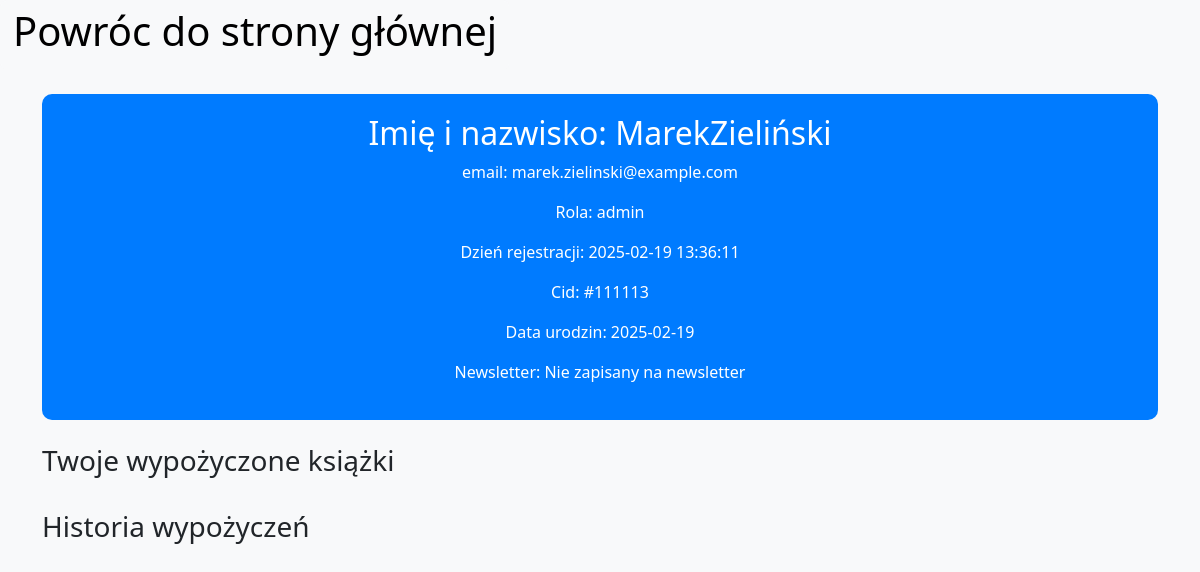
/pages/admin/manageUser.php?cid=#111113, run on the app's committed database.
### tables this page shows
CREATE TABLE IF NOT EXISTS `users` (
  `id` int(11) NOT NULL AUTO_INCREMENT,
  `first_name` varchar(100) NOT NULL,
  `last_name` varchar(100) NOT NULL,
  `email` varchar(100) NOT NULL,
  `password` varchar(255) NOT NULL,
  `role_id` int(11) NOT NULL,
  `registration_date` timestamp NULL DEFAULT current_timestamp(),
  `cid` varchar(20) NOT NULL,
  `birth_date` date DEFAULT NULL,
  `newsletter_announcer` tinyint(1) DEFAULT 0,
  PRIMARY KEY (`id`),
  UNIQUE KEY `email` (`email`),
  KEY `role_id` (`role_id`),
  CONSTRAINT `users_ibfk_1` FOREIGN KEY (`role_id`) REFERENCES `roles` (`id`)
);

### modules/admin/manageUser_modules.php (the view, shortened to what this page needs)
<?php
include $_SERVER['DOCUMENT_ROOT'] . '/SystemZarządzaniaBiblioteką/connect/connect_db.php';
    function userData(){
        global $conn;
        $query = "SELECT * FROM users WHERE cid = '".$_SESSION['cid']."'";
        $result = mysqli_query($conn, $query);
        if($row = mysqli_fetch_assoc($result)){
        if($row['role_id'] == '2'){
            $role = 'user';
        }else{
            $role = 'admin';
        }
        if($row['newsletter_announcer'] == '1'){
            $newsletter = 'Zapisany na newsletter';
        }else{
            $newsletter = 'Nie zapisany na newsletter';
        }
        $return = '
            <h2>Imię i nazwisko: '.$row['first_name'].$row['last_name'].'</h2>
            <p>email: '.$row['email'].'</p>
            <p>Rola: '.$role.'</p>
            <p>Dzień rejestracji: '.$row['registration_date'].'</p>
            <p>Cid: '.$row['cid'].'</p>
            <p>Data urodzin: '.$row['birth_date'].'</p>
            <p>Newsletter: '.$newsletter.'</p>
        ';
        return $return;
        }else{
            return "Brak użytkownika z tym CID!";
        }
    }
?>

### pages/admin/manageUser.php (style rules this page uses)
body { background-color: #f8f9fa; }

### data on the page
users: first_name "Marek", last_name "Zieliński", email "marek.zielinski@example.com", role "admin", registration_date "2025-02-19 13:36:11", cid "#111113", birth_date "2025-02-19", newsletter_announcer "Nie zapisany na newsletter"
